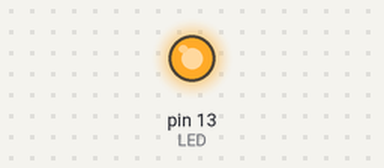
Bench run of a sketch on a simulated Arduino Uno, built with avr-gcc and run on an emulated ATmega328P. On the bench: output pins drawn as LEDs (lit = HIGH). Random numbers use the default seed unless the sketch sets one.

Above: at 0.15 s.
Timing chart, 0 to 40.0 s (numbered marks = the images above):
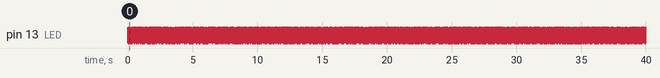

The sketch:

dimmer.ino
```cpp
#define LED 13

void setup() {
  pinMode(LED, OUTPUT);
}


void loop() {
  int lum = random(20);  // luminosité entre 0 et 20

  int freq = 1;  // Hz

  digitalWrite(LED, HIGH);
  delay(lum);
  digitalWrite(LED, LOW);
  delay(20 - lum);
}
```
